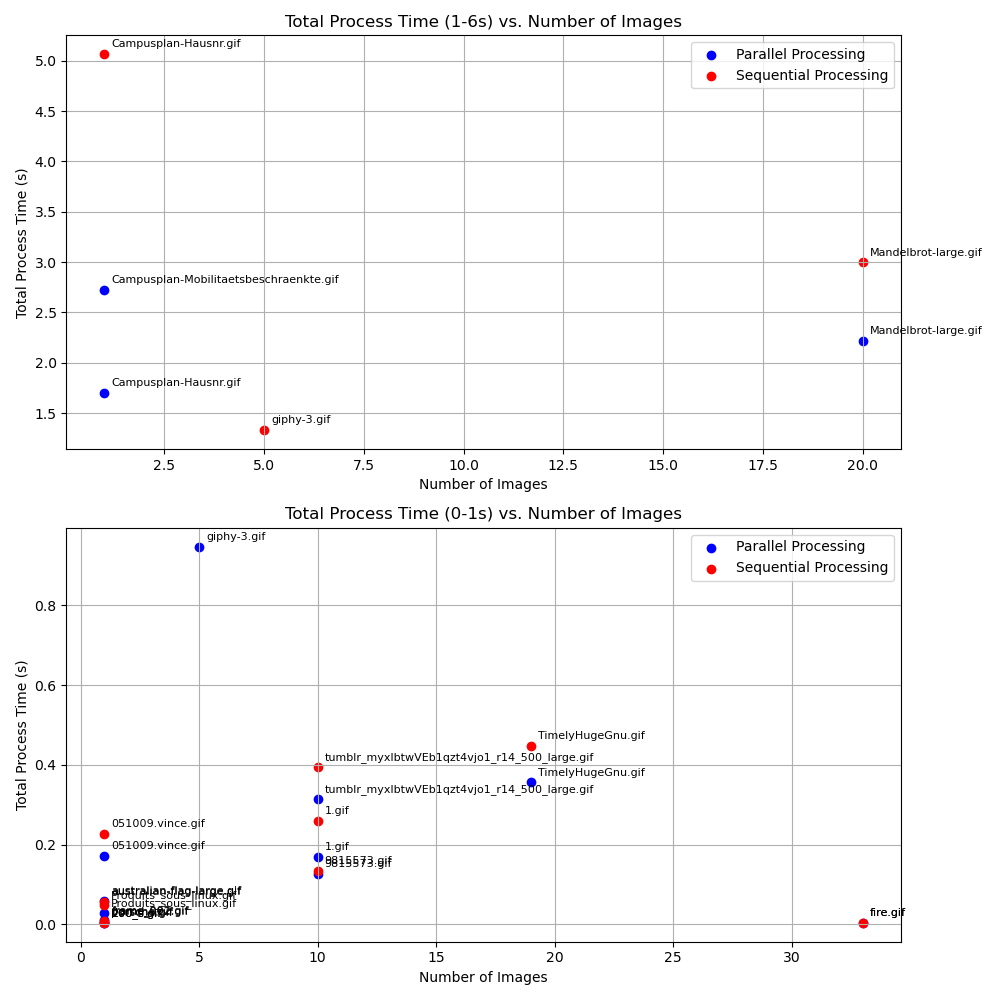

Write Python code to recreate this figure.
import pandas as pd
import matplotlib.pyplot as plt

# Load the CSV files
df_para = pd.read_csv("durations_para_OpenMP.csv")
df_seq = pd.read_csv("durations_seq.csv")

# Compute the full process time as the sum of all duration columns
duration_columns = ["Import Duration", "Gray Filter Duration", "Blur Filter Duration", "Sobel Filter Duration", "Export Duration"]
df_para["Total Process Time"] = df_para[duration_columns].sum(axis=1)
df_seq["Total Process Time"] = df_seq[duration_columns].sum(axis=1)

# Extract filenames without the full path
df_para["Image Name"] = df_para["Filename"].apply(lambda x: x.split("/")[-1])
df_seq["Image Name"] = df_seq["Filename"].apply(lambda x: x.split("/")[-1])

# Create subplots
fig, axes = plt.subplots(2, 1, figsize=(10, 10))

# Plot for process times between 1 and 6 seconds
df_para_filtered = df_para[(df_para["Total Process Time"] >= 1) & (df_para["Total Process Time"] <= 6)]
df_seq_filtered = df_seq[(df_seq["Total Process Time"] >= 1) & (df_seq["Total Process Time"] <= 6)]
axes[0].scatter(df_para_filtered["Number Images"], df_para_filtered["Total Process Time"], color='b', label="Parallel Processing")
axes[0].scatter(df_seq_filtered["Number Images"], df_seq_filtered["Total Process Time"], color='r', label="Sequential Processing")
for i, txt in enumerate(df_para_filtered["Image Name"]):
    axes[0].annotate(txt, (df_para_filtered["Number Images"].iloc[i], df_para_filtered["Total Process Time"].iloc[i]), fontsize=8, xytext=(5,5), textcoords='offset points')
for i, txt in enumerate(df_seq_filtered["Image Name"]):
    axes[0].annotate(txt, (df_seq_filtered["Number Images"].iloc[i], df_seq_filtered["Total Process Time"].iloc[i]), fontsize=8, xytext=(5,5), textcoords='offset points')
axes[0].set_xlabel("Number of Images")
axes[0].set_ylabel("Total Process Time (s)")
axes[0].set_title("Total Process Time (1-6s) vs. Number of Images")
axes[0].legend()
axes[0].grid()

# Plot for process times between 0 and 1 seconds
df_para_filtered = df_para[df_para["Total Process Time"] <= 1]
df_seq_filtered = df_seq[df_seq["Total Process Time"] <= 1]
axes[1].scatter(df_para_filtered["Number Images"], df_para_filtered["Total Process Time"], color='b', label="Parallel Processing")
axes[1].scatter(df_seq_filtered["Number Images"], df_seq_filtered["Total Process Time"], color='r', label="Sequential Processing")
for i, txt in enumerate(df_para_filtered["Image Name"]):
    axes[1].annotate(txt, (df_para_filtered["Number Images"].iloc[i], df_para_filtered["Total Process Time"].iloc[i]), fontsize=8, xytext=(5,5), textcoords='offset points')
for i, txt in enumerate(df_seq_filtered["Image Name"]):
    axes[1].annotate(txt, (df_seq_filtered["Number Images"].iloc[i], df_seq_filtered["Total Process Time"].iloc[i]), fontsize=8, xytext=(5,5), textcoords='offset points')
axes[1].set_xlabel("Number of Images")
axes[1].set_ylabel("Total Process Time (s)")
axes[1].set_title("Total Process Time (0-1s) vs. Number of Images")
axes[1].legend()
axes[1].grid()

# Adjust layout and save plot
plt.tight_layout()
plt.savefig("plot.png")
plt.close()
